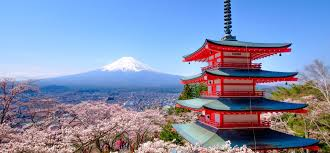
#> input picture Images/Hinh1.jpg, 330 x 153 px, found by its file name
$ jupyter execute Bai16.ipynb
#> lines starting #> are read from the running program, lines starting #| are printed output that depends on the picture
[cell 1]
from PIL import Image
import numpy as np
import matplotlib.pyplot as plt
from scipy import ndimage

# Đọc ảnh
image_path = "D:/Computer_Vision/Computer_Vision/Images/Hinh1.jpg"
image = Image.open(image_path)
#> image is the input picture: PIL image 330x153 RGB; mean R, G, B 130.9, 141.8, 173.7

# Ảnh xám
gray_image = image.convert('L')
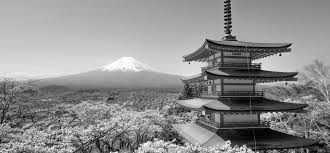
#> gray_image: PIL image 330x153 L; min 1, max 255, mean 142.2

# Chuyển ảnh xám về mảng
image_a = np.array(gray_image)

# Làm mờ ảnh xám với bộ lọc Gaussian
blurred_image_a = ndimage.gaussian_filter(image_a, sigma=1, mode="constant")
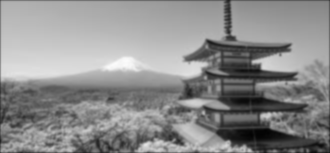
#> blurred_image_a: shape (153, 330); min 3, max 251, mean 140.3
blurred_image_b = ndimage.gaussian_filter(image_a, sigma=3, mode="constant")
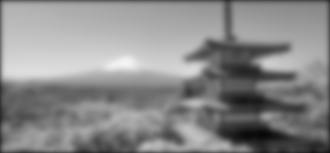
#> blurred_image_b: shape (153, 330); min 8, max 245, mean 138
blurred_image_c = ndimage.gaussian_filter(image_a, sigma=5, mode="constant")
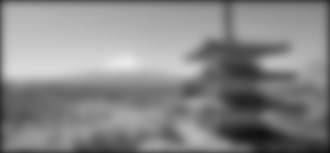
#> blurred_image_c: shape (153, 330); min 18, max 234, mean 135.9

# Hiển thị ảnh
fig, axs = plt.subplots(2,2, figsize=(10, 8))

plt.subplot(2,2,1)
plt.imshow(gray_image, cmap='gray')
plt.title('Ảnh xám gốc')

plt.subplot(2,2,2)
plt.imshow(blurred_image_a, cmap='gray')
plt.title('sigma=1')

plt.subplot(2,2,3)
plt.imshow(blurred_image_b, cmap='gray')
plt.title('sigma=3')

plt.subplot(2,2,4)
plt.imshow(blurred_image_c, cmap='gray')
plt.title('sigma=5')

$ run again, with Images/Hinh2.jpg copied over Images/Hinh1.jpg
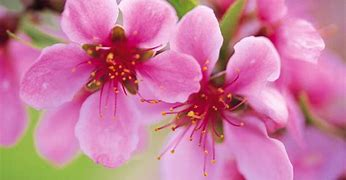
#> input picture Images/Hinh2.jpg, 346 x 180 px, found by its file name
#> image is the input picture: PIL image 346x180 RGB; mean R, G, B 200.4, 122.4, 156.9
#> `blurred_image_a = ndimage.gaussian_filter(image_a, sigma=1, mode="cons..`:
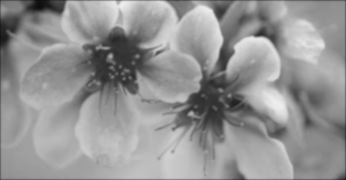
#> blurred_image_a: shape (180, 346); min 13, max 238, mean 147.8
#> `blurred_image_c = ndimage.gaussian_filter(image_a, sigma=5, mode="cons..`:
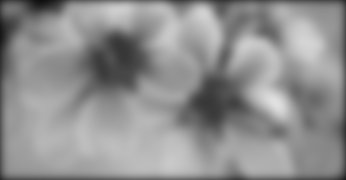
#> blurred_image_c: shape (180, 346); min 15, max 224, mean 143.7

$ run again, with Images/Hinh4.jpg copied over Images/Hinh1.jpg
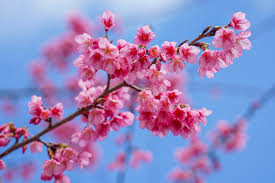
#> input picture Images/Hinh4.jpg, 275 x 183 px, found by its file name
#> image is the input picture: PIL image 275x183 RGB; mean R, G, B 148.7, 135.6, 189.9
#> `blurred_image_a = ndimage.gaussian_filter(image_a, sigma=1, mode="cons..`:
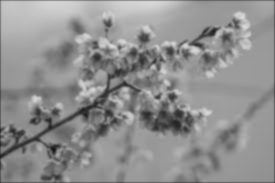
#> blurred_image_a: shape (183, 275); min 17, max 218, mean 143.7
#> `blurred_image_c = ndimage.gaussian_filter(image_a, sigma=5, mode="cons..`:
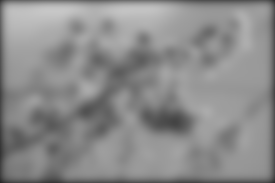
#> blurred_image_c: shape (183, 275); min 37, max 199, mean 139.1
